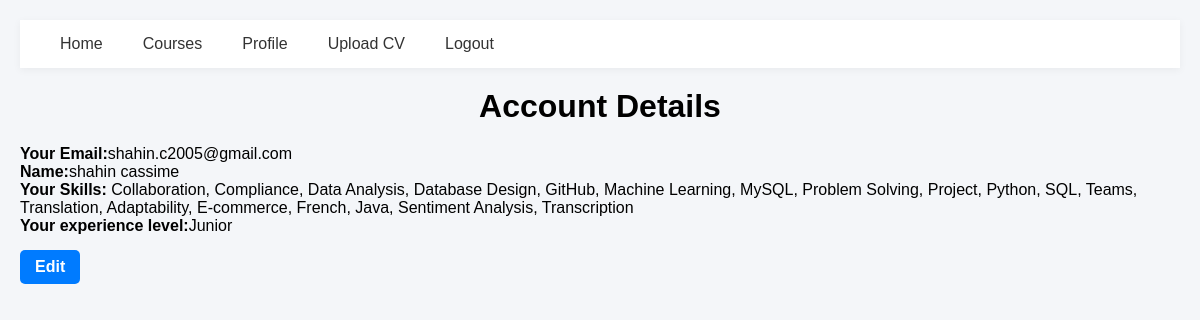
The app's page /account-page (signed in), older data.
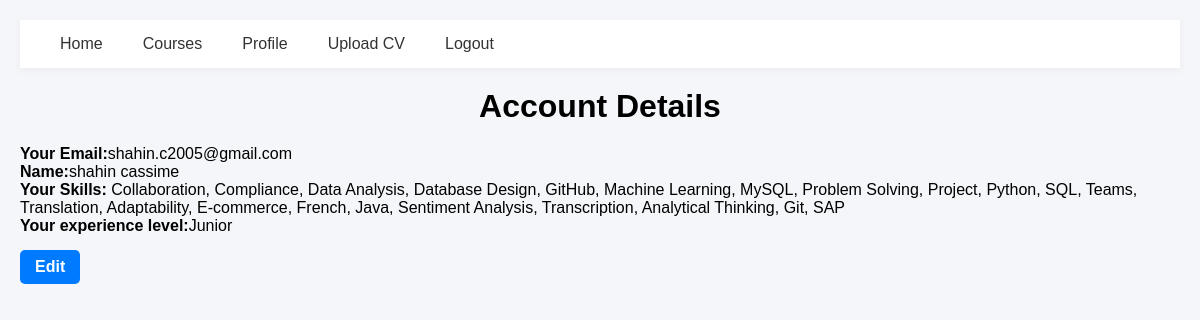
The same page, newer data.
### app.py (models this page shows, shortened)
class User(db.Model):
    __tablename__="user"
    id = db.Column(db.Integer, primary_key=True)
    email = db.Column(db.String(120), unique=True, nullable=False)
    password = db.Column(db.String(200), nullable=False)
    name = db.Column(db.String(100))
    experience_level=db.Column(db.String(100))
    carrer_goal= db.Column(db.String(100))
    skills = db.relationship("UserSkill",back_populates="user",cascade="all, delete-orphan")

class UserSkill(db.Model):
    __tablename__="user_skill"
    id = db.Column(db.Integer, primary_key=True)
    user_id=db.Column(db.Integer,db.ForeignKey("user.id"), nullable=False)
    skill_id = db.Column(db.Integer, db.ForeignKey("skill.id"), nullable=False)
    user = db.relationship("User", back_populates="skills")
    skill = db.relationship("Skill", back_populates="users")
    __table_args__ = (
        db.UniqueConstraint("user_id", "skill_id", name="uq_user_skill"),
    )

class Skill(db.Model):
    __tablename__="skill"
    id = db.Column(db.Integer, primary_key=True)
    name = db.Column(db.String(120), unique=True, nullable=False)
    users = db.relationship("UserSkill",back_populates="skill",cascade="all, delete-orphan")

### app.py (the view)
@app.route('/account-page', methods=['GET'])
def account_page():
    if 'user' not in session:
        flash('Please login first', 'error')
        return redirect(url_for('login_page'))
    user = User.query.filter_by(email=session['user']).first()
    if not user:
        flash('User not found', 'error')
        return redirect(url_for('login_page'))
    return render_template('account_page.html', user=user)

### templates/account_page.html (shortened to what this page needs)
<!DOCTYPE html>
<html lang="en">
<head>
  <link rel="stylesheet" href="{{ url_for('static', filename='account_page.css') }}">
</head>
<body>
  {%include 'navbar.html'%}
<h1>Account Details</h1>
<p><strong>Your Email:</strong>{{ user.email}}</p>
<p><strong>Name:</strong>{{ user.name}}</p>
<p><strong>Your Skills:</strong>
  {% for us in user.skills %}
    {{ us.skill.name }}{% if not loop.last %}, {% endif %}
  {% endfor %}
</p>
<p><strong>Your experience level:</strong>{{ user.experience_level}}</p>
<a href="{{ url_for('edit_account') }}" class="btn">
  Edit
</a>
</body>

### templates/navbar.html (shortened to what this page needs)
<nav class="navbar">
<link rel="stylesheet" href="{{ url_for('static', filename='navbar.css') }}">
    <ul class="nav-links">
      <li><a href="{{ url_for('home_page') }}" class="{% if request.endpoint == 'home_page' %}active{% endif %}">Home</a></li>
      <li><a href="{{ url_for('courses_page') }}" class="{% if request.endpoint == 'coureses' %}active{% endif %}">Courses</a></li>
      <li><a href="{{ url_for('account_page') }}" class="{% if request.endpoint == 'account' %}active{% endif %}">Profile</a></li>
      <li><a href="{{ url_for('upload_cv')}}" class ="{% if request.endpoint == 'upload_cv' %} active {% endif %}">Upload CV </a></li>
      {%if session.get('user')%}
      <li><a href="{{url_for('logout')}}"> Logout</a></li>
      {%else%}
      <li><a href="{{ url_for('login_page') }}" class="{% if request.endpoint == 'login_page' %}active{% endif %}">Login</a></li>
      {%endif%}
    </ul>
  </nav>

### static/account_page.css (style rules this page uses)
* { margin: 0; padding: 0; box-sizing: border-box; font-family: Arial, Helvetica, sans-serif; }
body { background-color: #f4f6f9; padding: 20px; }
h1 { text-align: center; margin: 20px 0; }
.btn { display: inline-block; margin-top: 15px; padding: 8px 15px; background-color: #007bff; color: white; text-decoration: none; border-radius: 5px; font-weight: bold; }

### static/navbar.css (style rules this page uses)
* { box-sizing: border-box; }
.navbar { background: white; padding: 15px 30px; display: flex; justify-content: space-between; align-items: center; box-shadow: 0 2px 8px rgba(0,0,0,0.05); position: sticky; top: 0; z-index: 1000; }
.nav-links { list-style: none; display: flex; gap: 20px; margin: 0; padding: 0; }
.nav-links li a { text-decoration: none; color: #333; font-weight: 500; padding: 6px 10px; border-radius: 5px; transition: 0.2s ease; }

Row changes from the older to the newer data that the page shows:
shown differently, row unchanged: UserSkill "Transcription": now shows ","
added UserSkill: skill.name "Analytical Thinking"
added UserSkill: skill.name "Git"
added UserSkill: skill.name "SAP"
